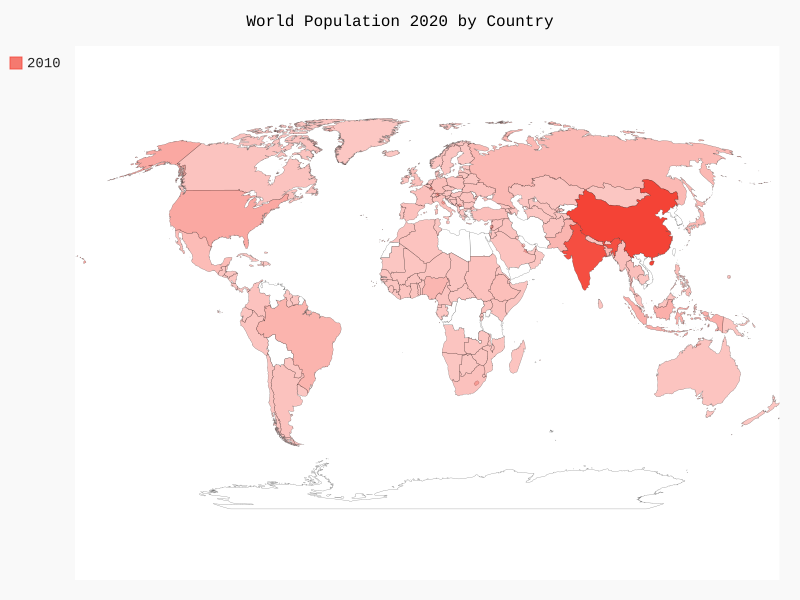

Python code for this plot:
import json
from appscript import *
from pygal.maps.world import World
from countries import get_country_code
filename = 'population_data.json'
with open(filename) as f:
	pop_data = json.load(f)
#print 2010 population of each country
cc_population = {}
for data_row in pop_data:
	if(data_row['Year'] == '2010'):
		country_name = data_row['Country Name']
		#we need to convert string into float first
		#after that int() function can remove decimal
		population = int(float(data_row['Value']))
		country_code = get_country_code(country_name)
		if country_code:
			cc_population[country_code] = population
			print(country_code + ": "+str(population))
		else:
			print("ERROR - "+country_name)
		#print(country_name + " : " + str(population))
wm = World()
wm.title = 'World Population 2020 by Country'
wm.add('2010', cc_population)
wm.render_to_file('"world_population.svg"')
#open file
safari = app("Safari")
safari.make(new = k.document, with_properties={k.URL:"file:///Users/tungvo/Desktop/Portfolio/data_analysis/world_population.svg"})
